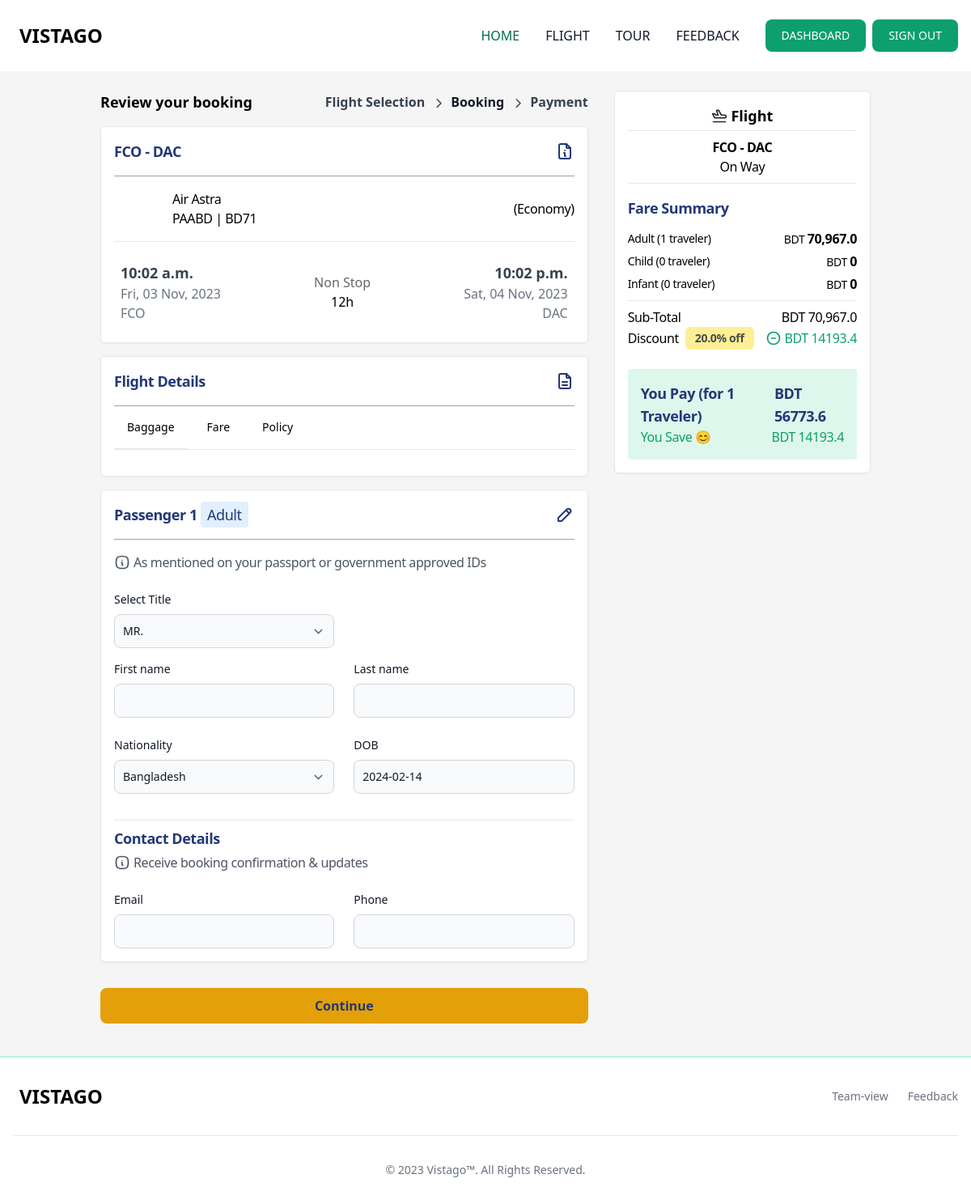
The page /flight/tickets-details/25/ (signed in) on the database its author committed.
### app_flight/models.py (models this page shows, shortened)
class AirplaneTicket(models.Model):
    FLIGHT_TYPE_CHOICES = [
        ("Economy", "Economy"),
        ("Business", "Business"),
    ]
    airplane = models.ForeignKey(Airplane, on_delete=models.CASCADE, null=True)
    discount = models.ForeignKey(
        Discount, on_delete=models.CASCADE, null=True, blank=True
    )
    flight_type = models.CharField(
        max_length=122, choices=FLIGHT_TYPE_CHOICES, null=True, default="Economy"
    )
    duration = models.CharField(max_length=25, null=True)
    base_price = models.FloatField(null=True)
    child_discount = models.FloatField(null=True, blank=True, default=50, help_text="Enter 50 percent children traveler")
    infant_discount = models.FloatField(null=True, blank=True, default=90, help_text="Enter 90 percent infant traveler")
    tax = models.FloatField(null=True)
    baggage_cabin = models.FloatField(
        null=True, verbose_name="Baggage KG (cabin)"
    )
    baggage_checkin = models.FloatField(
        null=True, verbose_name="Baggage KG (check-in)"
    )
    location_from = models.ForeignKey(
        Airport, on_delete=models.CASCADE, null=True, related_name="location_from"
    )
    location_to = models.ForeignKey(
        Airport, on_delete=models.CASCADE, null=True, related_name="location_to"
    )
    depart_date = models.DateField(default=timezone.now)
    depart_time = models.TimeField(default=timezone.now)
    arrive_date = models.DateField(default=timezone.now)
    arrive_time = models.TimeField(default=timezone.now)
    policy = RichTextUploadingField(null=True, blank=True)
    def get_ticket_discount_price(self,total):
        if self.discount:
            return (total / 100) * self.discount.amount
        else:
            return 0
    def get_ticket_price_method(self, passenger_type="adult", traveler=1):
        ticket_price = 0
        if traveler > 0:
            base_price = self.base_price * traveler
            ticket_price = base_price + (base_price * self.tax / 100)
            if passenger_type == "child":
                ticket_price = ticket_price - (ticket_price * self.child_discount / 100)
            elif passenger_type == "infant":
                ticket_price = ticket_price - (
                    ticket_price * self.infant_discount / 100
                )
        return ticket_price
    class Meta:
        verbose_name = "Airplane Ticket"
        verbose_name_plural = "Airplane Tickets"
        ordering = ["-id"]

class Airport(models.Model):
    city = models.CharField(max_length=122, null=True)
    country = CountryField()
    name = models.CharField(max_length=122, null=True)
    code = models.CharField(max_length=3, null=True)
    class Meta:
        verbose_name = "Airport"
        verbose_name_plural = "Airports"
        ordering = ["-id"]

class Airplane(models.Model):
    name = models.CharField(max_length=122, null=True)
    model = models.CharField(max_length=122, null=True)
    logo = models.ImageField(upload_to="airplane_logo", null=True, blank=True)
    class Meta:
        verbose_name = "Airplane"
        verbose_name_plural = "Airplanes"
        ordering = ["-id"]

class Discount(models.Model):
    name = models.CharField(max_length=122, null=True)
    code = models.CharField(max_length=122, null=True)
    details = models.CharField(max_length=999, null=True, blank=True)
    amount = models.FloatField(null=True)
    start_date = models.DateTimeField(default=timezone.now)
    end_date = models.DateTimeField(default=timezone.now)
    created_at = models.DateTimeField(auto_now_add=True)
    class Meta:
        verbose_name = "Discount"
        verbose_name_plural = "Discounts"
        ordering = ["-id"]

### app_flight/views.py (the view, shortened to what this page needs)
# urls.py: path("tickets-details/<int:pk>/", AirPlaneTicketsDetailsView.as_view(), name="tickets_details"),
@method_decorator(signin_decorators, name="dispatch")
class AirPlaneTicketsDetailsView(FormView):
    template_name = "app_flight/airplane_tickets.html"
    form_class = UserFeedbackForm
    def get_context_data(self, **kwargs):
        context = super().get_context_data(**kwargs)
        ticket_id = self.kwargs.get("pk")
        ticket_obj = get_object_or_404(AirplaneTicket, id=ticket_id)
        context["ticket"] = ticket_obj
        traveler_adult, traveler_child, traveler_infant = self.get_traveler_numbers()
        total_adult_amount = ticket_obj.get_ticket_price_method(
            passenger_type="adult", traveler=traveler_adult
        )
        total_child_amount = ticket_obj.get_ticket_price_method(
            passenger_type="child", traveler=traveler_child
        )
        total_infant_amount = ticket_obj.get_ticket_price_method(
            passenger_type="infant", traveler=traveler_infant
        )
        total_amount = total_adult_amount + total_child_amount + total_infant_amount
        total_traveler = traveler_adult + traveler_child + traveler_infant
        order_flight_forms = self._get_order_flight_forms(
            categories=["adult", "child", "infant"],
            extras=[traveler_adult, traveler_child, traveler_infant],
        )
        checkout_infos = {
            "amount_infos": [
                {
                    "type": "adult",
                    "count": traveler_adult,
                    "amount": total_adult_amount,
                },
                {
                    "type": "child",
                    "count": traveler_child,
                    "amount": total_child_amount,
                },
                {
                    "type": "infant",
                    "count": traveler_infant,
                    "amount": total_infant_amount,
                },
            ],
            "total_amount": total_amount,
            "total_traveler": total_traveler,
            "discount_amount": round(ticket_obj.get_ticket_discount_price(total_amount),2),
        }
        context["order_flight_forms"] = order_flight_forms
        context["checkout_infos"] = checkout_infos
        self.request.session["checkout_infos"] = checkout_infos
        return context
    def _get_order_flight_forms(self, categories, extras):
        order_forms = []
        for category, extra in zip(categories, extras):
            OrderFormSet = formset_factory(OrderFlightForm, extra=extra)
            order_forms.append(
                OrderFormSet(
                    data=self.request.POST or None,
                    prefix=category,
                    form_kwargs={"category": category},
                )
            )
        return order_forms
    def get_traveler_numbers(self):
        ticket_query_params = self.request.session.get("ticket_query_params", {})
        traveler_adult = int(ticket_query_params.get("traveler_adult", 1))
        traveler_child = int(ticket_query_params.get("traveler_child", 0))
        traveler_infant = int(ticket_query_params.get("traveler_infant", 0))
        return traveler_adult, traveler_child, traveler_infant

### templates/app_flight/airplane_tickets.html (shortened to what this page needs)
{% extends 'base.html' %}
{% load humanize %}
{% load static %}
{% load mathfilters %}
{% block main %}
<section class="container mt-6">
   <div class="flex flex-col md:flex-row justify-between items-start gap-8 dark:bg-gray-800 dark:border-gray-700 dark:hover:bg-gray-700">
      <div class="w-full md:w-auto flex-1">
         <div class="flex flex-wrap justify-between items-center">
            <p class="text-lg font-bold">Review your booking</p>
            <div class="flex items-center gap-2">
               <p class="text-md text-gray-700 font-semibold">Flight Selection</p>
               <p class="text-md text-gray-900 font-semibold">Booking</p>
               <p class="text-md text-gray-700 font-semibold">Payment</p>
            </div>
         </div>
         <div class="mt-4 p-4 bg-white border border-gray-200 rounded-md drop-shadow-sm">
            <div class="flex justify-between items-center">
               <p class="text-lg text-center text-blue-900 font-bold tracking-tight">{{ ticket.location_from.code }} - {{ ticket.location_to.code }}</p>
            </div> <hr class="mt-4 border border-gray-400 border-t-0">
            <div class="mt-4 flex justify-between items-center">
               <div class="flex items-center gap-2">
                  <p class="text-md text-start font-normal tracking-tight">{{ ticket.airplane.name }}<br>{{ ticket.airplane.model }} | BD71</p>
               </div>
               <p class="text-md text-start font-medium tracking-tight">({{ ticket.flight_type }})</p>
            </div> <hr class="mt-4">
            <div class="mt-4 flex justify-between items-center gap-6">
                  <div class="flex flex-col p-2">
                     <p class="text-lg text-gray-700 font-semibold">{{ ticket.depart_time }}</p>
                     <p class="text-gray-500">{{ ticket.depart_date|date:"D, d M, Y" }}</p>
                     <p class="text-gray-500">{{ ticket.location_from.code }}</p>
                  </div>
                  <div class="flex justify-center flex-col items-center">
                     <span class="opacity-60">Non Stop</span>
                     <span>{{ ticket.duration }}</span>
                  </div>
                  <div class="flex flex-col items-end flex-wrap p-2">
                     <p class="text-lg text-gray-700 font-semibold">{{ ticket.arrive_time }}</p>
                     <p class="text-gray-500">{{ ticket.arrive_date|date:"D, d M, Y" }}</p>
                     <p class="text-gray-500">{{ ticket.location_to.code }}</p>
                  </div>
            </div>
         </div>
         <div class="mt-4 p-4 bg-white border border-gray-200 rounded-md drop-shadow-sm">
            <div class="flex justify-between items-center">
               <p class="text-lg text-center text-blue-900 font-bold tracking-tight">Flight Details</p>
            </div> <hr class="mt-4 border border-gray-400 border-t-0">
            <div class="mb-4 border-b border-gray-200 dark:border-gray-700">
                  <ul class="flex flex-wrap -mb-px text-sm font-medium text-center" id="myTab" data-tabs-toggle="#TabContent" role="tablist">
                     <li class="mr-2" role="presentation">
                        <button class="inline-block p-4 border-b-2 rounded-t-lg" id="profile-tab" data-tabs-target="#profile" type="button" role="tab" aria-controls="profile" aria-selected="false">Baggage</button>
                     </li>
                     <li class="mr-2" role="presentation">
                        <button class="inline-block p-4 border-b-2 border-transparent rounded-t-lg hover:text-gray-600 hover:border-gray-300 dark:hover:text-gray-300" id="dashboard-tab" data-tabs-target="#dashboard" type="button" role="tab" aria-controls="dashboard" aria-selected="false">Fare</button>
                     </li>
                     <li class="mr-2" role="presentation">
                        <button class="inline-block p-4 border-b-2 border-transparent rounded-t-lg hover:text-gray-600 hover:border-gray-300 dark:hover:text-gray-300" id="settings-tab" data-tabs-target="#settings" type="button" role="tab" aria-controls="settings" aria-selected="false">Policy</button>
                     </li>
                  </ul>
            </div>
         </div>
         <form method="post" id="traveler_infos">
            {% for formset in order_flight_forms %}
               {% for form in formset %}
                  {% include 'app_flight/partials/passenger_details.html' with form=form category=formset.prefix %}
               {% endfor %}
            {% endfor %}
            <button type="submit" class="focus:outline-none text-blue-900 bg-yellow-400 hover:bg-yellow-500 focus:ring-4 focus:ring-yellow-300 font-semibold rounded-lg text-md w-full px-5 py-2.5 mr-2 mb-2 dark:focus:ring-yellow-900">Continue</button>
        </form>
      </div>
      <div class="w-full md:w-1/3 mt-2 md:mt-0 p-4 bg-white border border-gray-200 rounded-md drop-shadow-sm md:sticky md:top-28">
         <div class="flex justify-center items-center gap-1">
            <p class="text-lg text-center font-semibold">Flight</p>
         </div> <hr class="mt-1">
         <p class="mt-2 text-md text-center font-bold tracking-tight">{{ ticket.location_from.code }} - {{ ticket.location_to.code }}</p>
         <p class="text-md text-center font-normal tracking-tight">On Way</p> <hr class="mt-2">
         <p class="mt-4 text-lg text-start text-blue-900 font-semibold tracking-tight mb-3">Fare Summary</p>
         {% for item in checkout_infos.amount_infos %}
         <div class="flex justify-between items-center mb-1">
            <p class="text-sm font-normal tracking-tight">{{item.type|capfirst}} ({{item.count}} traveler)</p>
            <p class="text-sm font-normal tracking-tight">BDT <span class="text-base font-semibold">{{item.amount|intcomma}}</span></p>
         </div>
         {% endfor %}
         <hr class="mt-2">
         <div class="flex justify-between items-center mt-2">
            <p class="text-md font-normal tracking-tight">Sub-Total</p>
            <p class="text-md font-normal tracking-tight">BDT {{checkout_infos.total_amount|intcomma}}</p>
         </div>
         {% if ticket.discount %}
         <div class="flex justify-between items-center">
            <div class="flex items-center gap-2">
               <p class="text-md font-normal tracking-tight">Discount</p>
               <p class="px-3 py-1 opacity-70 text-sm font-semibold tracking-tight bg-yellow-200 rounded-md">{{ticket.discount.amount}}% off</p>
            </div>
            <div class="flex items-center gap-1">
               <p class="text-md text-green-500 font-normal tracking-tight">BDT {{checkout_infos.discount_amount}}</p>
            </div>
         </div>
         {% endif %}
         <div class="mt-6 p-4 text-blue-900 bg-green-100 rounded">
            <div class="flex justify-between items-center">
               <p class="text-lg font-semibold tracking-tight">You Pay (for {{checkout_infos.total_traveler}} Traveler)</p>
               <p class="text-lg font-semibold tracking-tight">BDT {{checkout_infos.total_amount|sub:checkout_infos.discount_amount}}</p>
            </div>
            {% if ticket.discount %}
            <div class="flex justify-between items-center text-green-500">
               <p class="text-md font-normal tracking-tight">You Save 😊</p>
               <p class="text-md font-normal tracking-tight">BDT {{checkout_infos.discount_amount}}</p>
            </div>
            {% endif %}
         </div>
      </div>
   </div>
</section>
{% endblock main %}

### rows shown on the page
AirplaneTicket: location_from.code "FCO", location_to.code "DAC", airplane.name "Air Astra", airplane.model "PAABD", flight_type "Economy", depart_time "10:02 a.m.", depart_date "Fri, 03 Nov, 2023", duration "12h", arrive_time "10:02 p.m.", arrive_date "Sat, 04 Nov, 2023", discount.amount "20.0"

### other values the page prints
{{ category|title }} "Adult"
{{ item.type|capfirst }} "Adult" "Child" "Infant"
{{ item.count }} "1" "0" "0"
{{ item.amount|intcomma }} "70,967.0" "0" "0"
{{ checkout_infos.total_amount|intcomma }} "70,967.0"
{{ checkout_infos.discount_amount }} "14193.4"
{{ checkout_infos.total_traveler }} "1"
{{ checkout_infos.total_amount|sub:checkout_infos.discount_amount }} "56773.6"
